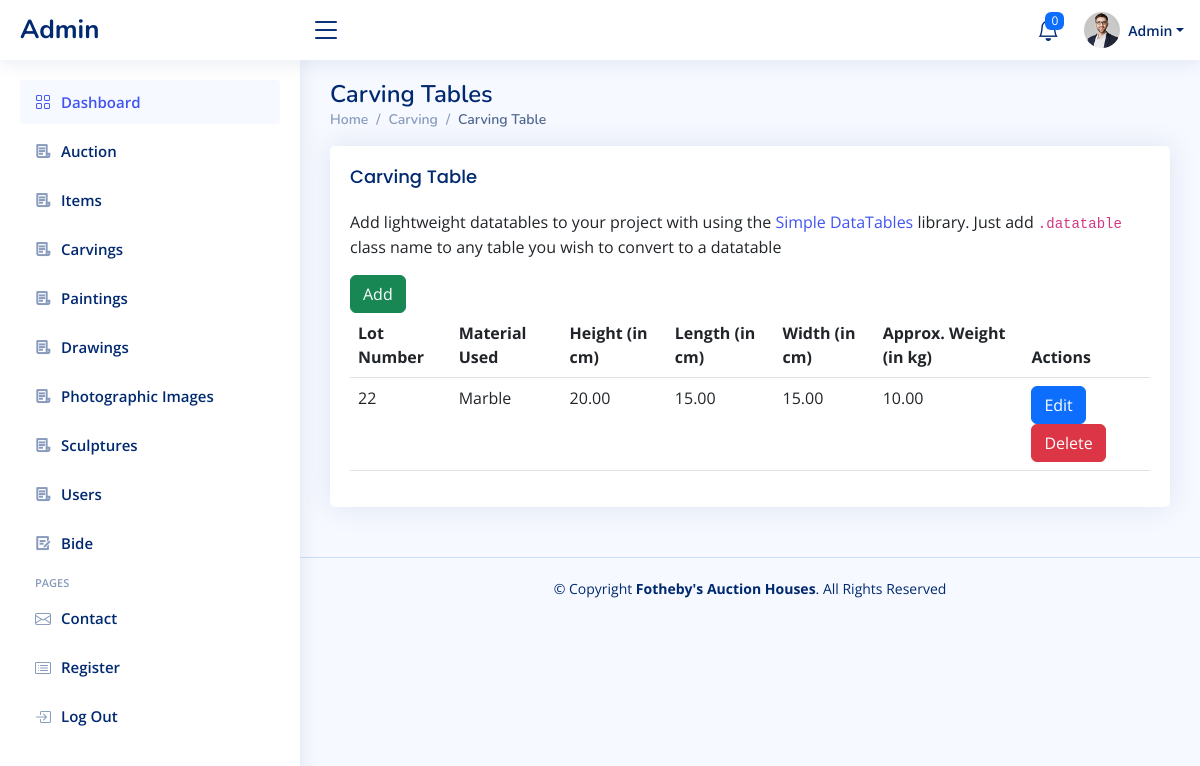
/auction/public/admin/Carvings.php, run on the app's committed database.
### tables this page shows
CREATE TABLE `Carvings` (
  `CarvingID` int NOT NULL AUTO_INCREMENT,
  `ItemID` int DEFAULT NULL,
  `MaterialUsed` varchar(50) DEFAULT NULL,
  `HeightInCm` decimal(6,2) DEFAULT NULL,
  `LengthInCm` decimal(6,2) DEFAULT NULL,
  `WidthInCm` decimal(6,2) DEFAULT NULL,
  `ApproxWeightInKg` decimal(6,2) DEFAULT NULL,
  `LotNumber` int DEFAULT NULL,
  PRIMARY KEY (`CarvingID`),
  UNIQUE KEY `ItemID` (`ItemID`),
  CONSTRAINT `Carvings_ibfk_1` FOREIGN KEY (`ItemID`) REFERENCES `Items` (`ItemID`)
);

CREATE TABLE `Items` (
  `ItemID` int NOT NULL AUTO_INCREMENT,
  `LotNumber` int DEFAULT NULL,
  `ArtistName` varchar(255) DEFAULT NULL,
  `YearProduced` int DEFAULT NULL,
  `GeneralSubject` varchar(50) DEFAULT NULL,
  `Description` text,
  `AuctionID` int DEFAULT NULL,
  `EstimatedPrice` decimal(10,2) DEFAULT NULL,
  `ImagePath` blob,
  `Status` varchar(255) NOT NULL DEFAULT 'Available',
  `AuctionDate` date DEFAULT NULL,
  `Location` varchar(255) DEFAULT NULL,
  PRIMARY KEY (`ItemID`),
  UNIQUE KEY `LotNumber` (`LotNumber`)
);

### auction/public/admin/Carvings.php (the view, shortened to what this page needs)
<?php
include('layouts/header.php');
include('layouts/sidebar.php');
include('dbconnect.php');
try {
    $stmt = $pdo->prepare('SELECT c.*, i.LotNumber FROM Carvings c
                           LEFT JOIN Items i ON c.ItemID = i.ItemID');
    $stmt->execute();
    $carvings = $stmt->fetchAll(PDO::FETCH_ASSOC);
} catch (PDOException $e) {
    die("Error: " . $e->getMessage());
}
?>
<main id="main" class="main">
    <div class="pagetitle">
        <h1>Carving Tables</h1>
        <nav>
            <ol class="breadcrumb">
                <li class="breadcrumb-item"><a href="index.php">Home</a></li>
                <li class="breadcrumb-item">Carving</li>
                <li class="breadcrumb-item active">Carving Table</li>
            </ol>
        </nav>
    </div>
    <section class="section">
        <div class="row">
            <div class="col-lg-12">
                <div class="card">
                    <div class="card-body">
                        <h5 class="card-title">Carving Table</h5>
                        <p>Add lightweight datatables to your project with using the <a href="https://github.com/fiduswriter/Simple-DataTables" target="_blank">Simple DataTables</a> library. Just add <code>.datatable</code> class name to any table you wish to convert to a datatable</p>
                        <a href="addCarvings.php"><button type="button" class="btn btn-success">Add</button></a>
                        <table class="table">
                            <thead>
                                <tr>
                                    <th scope="col">Lot Number</th>
                                    <th scope="col">Material Used</th>
                                    <th scope="col">Height (in cm)</th>
                                    <th scope="col">Length (in cm)</th>
                                    <th scope="col">Width (in cm)</th>
                                    <th scope="col">Approx. Weight (in kg)</th>
                                    <th scope="col">Actions</th>
                                </tr>
                            </thead>
                            <tbody>
                                <?php
                                foreach ($carvings as $carving) {
                                    echo '<tr>';
                                    echo '<td>' . $carving['LotNumber'] . '</td>';
                                    echo '<td>' . $carving['MaterialUsed'] . '</td>';
                                    echo '<td>' . $carving['HeightInCm'] . '</td>';
                                    echo '<td>' . $carving['LengthInCm'] . '</td>';
                                    echo '<td>' . $carving['WidthInCm'] . '</td>';
                                    echo '<td>' . $carving['ApproxWeightInKg'] . '</td>';
                                    echo '<td>';
                                    echo '<a href="editCarvings.php?id=' . $carving['CarvingID'] . '" class="btn btn-primary">Edit</a>';
                                    echo '<form method="post" action="deleteCarvings.php" style="display: inline;">
                                        <input type="hidden" name="id" value="' . $carving['CarvingID'] . '" />
                                        <button type="submit" name="delete_carving" class="btn btn-danger">Delete</button>
                                    </form>';
                                    echo '</td>';
                                    echo '</tr>';
                                }
                                ?>
                            </tbody>
                        </table>
                    </div>
                </div>
            </div>
        </div>
    </section>
</main>
<?php
include('layouts/footer.php')
?>

### auction/public/admin/assets/css/style.css (style rules this page uses)
:root { scroll-behavior: smooth; }
body { font-family: "Open Sans", sans-serif; background: #f6f9ff; color: #444444; }
a { color: #4154f1; text-decoration: none; }
h1, h2, h3, h4, h5, h6 { font-family: "Nunito", sans-serif; }
#main { margin-top: 60px; padding: 20px 30px; transition: all 0.3s; }
.pagetitle { margin-bottom: 10px; }
.pagetitle h1 { font-size: 24px; margin-bottom: 0; font-weight: 600; color: #012970; }
.card { margin-bottom: 30px; border: none; border-radius: 5px; box-shadow: 0px 0 30px rgba(1, 41, 112, 0.1); }
.card-title { padding: 20px 0 15px 0; font-size: 18px; font-weight: 500; color: #012970; font-family: "Poppins", sans-serif; }
.card-body { padding: 0 20px 20px 20px; }
.breadcrumb { font-size: 14px; font-family: "Nunito", sans-serif; color: #899bbd; font-weight: 600; }
.breadcrumb a { color: #899bbd; transition: 0.3s; }
.breadcrumb .breadcrumb-item::before { color: #899bbd; }
.breadcrumb .active { color: #51678f; font-weight: 600; }
@media (min-width: 1200px) { #main, #footer { margin-left: 300px; } }

### data on the page
carvings: ItemID.LotNumber "22", MaterialUsed "Marble", HeightInCm "20.00", LengthInCm "15.00", WidthInCm "15.00", ApproxWeightInKg "10.00"
